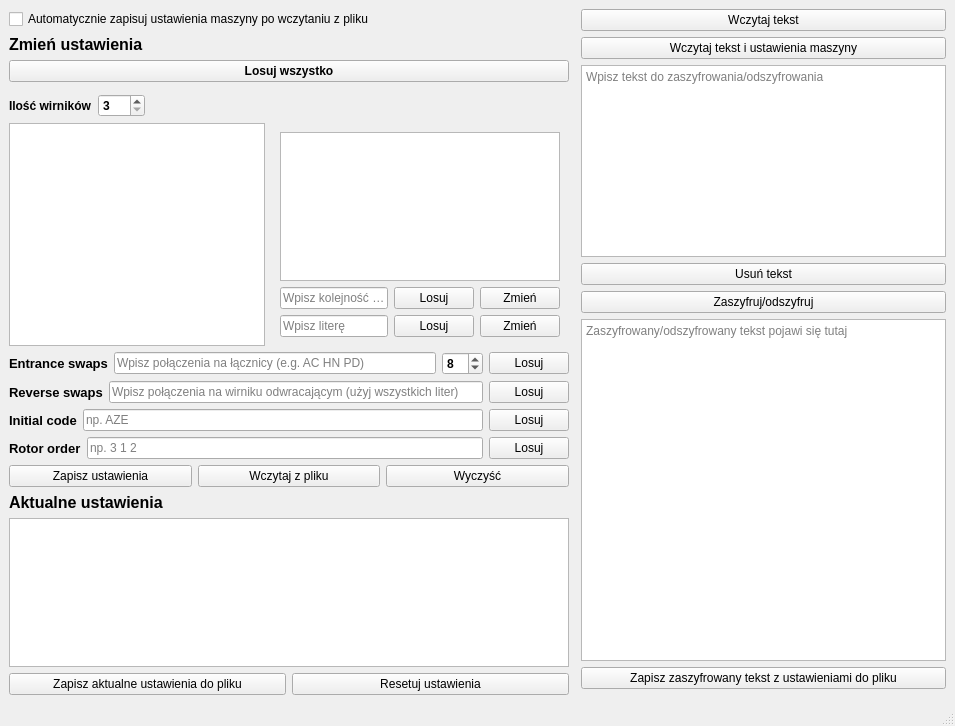
<?xml version="1.0" encoding="UTF-8"?>
<ui version="4.0">
 <class>MainWindow</class>
 <widget class="QMainWindow" name="MainWindow">
  <property name="geometry">
   <rect>
    <x>0</x>
    <y>0</y>
    <width>955</width>
    <height>726</height>
   </rect>
  </property>
  <property name="sizePolicy">
   <sizepolicy hsizetype="Expanding" vsizetype="Expanding">
    <horstretch>0</horstretch>
    <verstretch>0</verstretch>
   </sizepolicy>
  </property>
  <property name="font">
   <font>
    <weight>75</weight>
    <bold>true</bold>
   </font>
  </property>
  <property name="windowTitle">
   <string>Maszyna szyfrująca Enigma</string>
  </property>
  <property name="toolTipDuration">
   <number>0</number>
  </property>
  <widget class="QWidget" name="centralwidget">
   <property name="sizePolicy">
    <sizepolicy hsizetype="Expanding" vsizetype="Expanding">
     <horstretch>0</horstretch>
     <verstretch>0</verstretch>
    </sizepolicy>
   </property>
   <layout class="QGridLayout" name="gridLayout">
    <item row="0" column="2" rowspan="2">
     <layout class="QVBoxLayout" name="verticalLayout_3">
      <item>
       <widget class="QPushButton" name="loadTextButton">
        <property name="font">
         <font>
          <weight>50</weight>
          <bold>false</bold>
         </font>
        </property>
        <property name="text">
         <string>Wczytaj tekst</string>
        </property>
       </widget>
      </item>
      <item>
       <widget class="QPushButton" name="loadTextAndSettingsButton">
        <property name="font">
         <font>
          <weight>50</weight>
          <bold>false</bold>
         </font>
        </property>
        <property name="text">
         <string>Wczytaj tekst i ustawienia maszyny</string>
        </property>
       </widget>
      </item>
      <item>
       <widget class="QTextEdit" name="textEdit">
        <property name="sizePolicy">
         <sizepolicy hsizetype="Expanding" vsizetype="Minimum">
          <horstretch>0</horstretch>
          <verstretch>0</verstretch>
         </sizepolicy>
        </property>
        <property name="font">
         <font>
          <weight>50</weight>
          <bold>false</bold>
         </font>
        </property>
        <property name="placeholderText">
         <string>Wpisz tekst do zaszyfrowania/odszyfrowania</string>
        </property>
       </widget>
      </item>
      <item>
       <widget class="QPushButton" name="clearText">
        <property name="font">
         <font>
          <weight>50</weight>
          <bold>false</bold>
         </font>
        </property>
        <property name="text">
         <string>Usuń tekst</string>
        </property>
       </widget>
      </item>
      <item>
       <widget class="QPushButton" name="encryptButton">
        <property name="font">
         <font>
          <weight>50</weight>
          <bold>false</bold>
         </font>
        </property>
        <property name="text">
         <string>Zaszyfruj/odszyfruj</string>
        </property>
       </widget>
      </item>
      <item>
       <widget class="QTextBrowser" name="textShow">
        <property name="font">
         <font>
          <weight>50</weight>
          <bold>false</bold>
         </font>
        </property>
        <property name="placeholderText">
         <string>Zaszyfrowany/odszyfrowany tekst pojawi się tutaj</string>
        </property>
       </widget>
      </item>
      <item>
       <widget class="QPushButton" name="saveTextAndSettingsButton">
        <property name="font">
         <font>
          <weight>50</weight>
          <bold>false</bold>
         </font>
        </property>
        <property name="text">
         <string>Zapisz zaszyfrowany tekst z ustawieniami do pliku</string>
        </property>
       </widget>
      </item>
      <item>
       <widget class="QWidget" name="widget_3" native="true">
        <property name="sizePolicy">
         <sizepolicy hsizetype="Preferred" vsizetype="Preferred">
          <horstretch>0</horstretch>
          <verstretch>0</verstretch>
         </sizepolicy>
        </property>
       </widget>
      </item>
     </layout>
    </item>
    <item row="0" column="0">
     <layout class="QVBoxLayout" name="verticalLayout_2">
      <item>
       <widget class="QCheckBox" name="autoSave">
        <property name="font">
         <font>
          <weight>50</weight>
          <bold>false</bold>
         </font>
        </property>
        <property name="text">
         <string>Automatycznie zapisuj ustawienia maszyny po wczytaniu z pliku</string>
        </property>
       </widget>
      </item>
      <item>
       <widget class="QLabel" name="label_12">
        <property name="font">
         <font>
          <pointsize>12</pointsize>
         </font>
        </property>
        <property name="text">
         <string>Zmień ustawienia</string>
        </property>
       </widget>
      </item>
      <item>
       <widget class="QPushButton" name="randomSettings">
        <property name="text">
         <string>Losuj wszystko</string>
        </property>
       </widget>
      </item>
      <item>
       <layout class="QFormLayout" name="formLayout">
        <item row="0" column="0">
         <widget class="QWidget" name="widget" native="true"/>
        </item>
        <item row="1" column="0">
         <widget class="QLabel" name="label_13">
          <property name="sizePolicy">
           <sizepolicy hsizetype="Fixed" vsizetype="Minimum">
            <horstretch>0</horstretch>
            <verstretch>0</verstretch>
           </sizepolicy>
          </property>
          <property name="text">
           <string>Ilość wirników</string>
          </property>
         </widget>
        </item>
        <item row="1" column="1">
         <widget class="QSpinBox" name="rotorsNumber">
          <property name="sizePolicy">
           <sizepolicy hsizetype="Maximum" vsizetype="Fixed">
            <horstretch>0</horstretch>
            <verstretch>0</verstretch>
           </sizepolicy>
          </property>
          <property name="minimum">
           <number>3</number>
          </property>
          <property name="maximum">
           <number>100</number>
          </property>
         </widget>
        </item>
        <item row="2" column="0" colspan="2">
         <layout class="QGridLayout" name="gridLayout_2">
          <item row="0" column="0">
           <widget class="QListWidget" name="rotorsList"/>
          </item>
          <item row="0" column="1">
           <widget class="QStackedWidget" name="stackedWidget">
            <property name="currentIndex">
             <number>0</number>
            </property>
            <widget class="QWidget" name="page_3">
             <layout class="QGridLayout" name="gridLayout_3">
              <item row="2" column="0">
               <layout class="QHBoxLayout" name="horizontalLayout_4">
                <item>
                 <widget class="QLineEdit" name="rotationEdit">
                  <property name="font">
                   <font>
                    <weight>50</weight>
                    <bold>false</bold>
                   </font>
                  </property>
                  <property name="text">
                   <string/>
                  </property>
                  <property name="placeholderText">
                   <string>Wpisz literę</string>
                  </property>
                 </widget>
                </item>
                <item>
                 <widget class="QPushButton" name="drawAdditionalRotation">
                  <property name="font">
                   <font>
                    <weight>50</weight>
                    <bold>false</bold>
                   </font>
                  </property>
                  <property name="text">
                   <string>Losuj</string>
                  </property>
                 </widget>
                </item>
                <item>
                 <widget class="QPushButton" name="saveRotationButton">
                  <property name="enabled">
                   <bool>true</bool>
                  </property>
                  <property name="font">
                   <font>
                    <weight>50</weight>
                    <bold>false</bold>
                   </font>
                  </property>
                  <property name="text">
                   <string>Zmień</string>
                  </property>
                  <property name="checkable">
                   <bool>false</bool>
                  </property>
                 </widget>
                </item>
               </layout>
              </item>
              <item row="0" column="0">
               <widget class="QTextBrowser" name="rotorSettings">
                <property name="font">
                 <font>
                  <weight>50</weight>
                  <bold>false</bold>
                 </font>
                </property>
               </widget>
              </item>
              <item row="1" column="0">
               <layout class="QHBoxLayout" name="horizontalLayout_2">
                <item>
                 <widget class="QLineEdit" name="letterOrder">
                  <property name="font">
                   <font>
                    <weight>50</weight>
                    <bold>false</bold>
                   </font>
                  </property>
                  <property name="text">
                   <string/>
                  </property>
                  <property name="placeholderText">
                   <string>Wpisz kolejność liter</string>
                  </property>
                 </widget>
                </item>
                <item>
                 <widget class="QPushButton" name="drawLetterOrder">
                  <property name="sizePolicy">
                   <sizepolicy hsizetype="Maximum" vsizetype="Fixed">
                    <horstretch>0</horstretch>
                    <verstretch>0</verstretch>
                   </sizepolicy>
                  </property>
                  <property name="font">
                   <font>
                    <weight>50</weight>
                    <bold>false</bold>
                   </font>
                  </property>
                  <property name="text">
                   <string>Losuj</string>
                  </property>
                 </widget>
                </item>
                <item>
                 <widget class="QPushButton" name="saveLetterOrderButton">
                  <property name="enabled">
                   <bool>true</bool>
                  </property>
                  <property name="font">
                   <font>
                    <weight>50</weight>
                    <bold>false</bold>
                   </font>
                  </property>
                  <property name="text">
                   <string>Zmień</string>
                  </property>
                 </widget>
                </item>
               </layout>
              </item>
             </layout>
            </widget>
            <widget class="QWidget" name="page_4"/>
           </widget>
          </item>
         </layout>
        </item>
       </layout>
      </item>
      <item>
       <layout class="QVBoxLayout" name="verticalLayout">
        <item>
         <layout class="QHBoxLayout" name="horizontalLayout">
          <item>
           <widget class="QLabel" name="label_9">
            <property name="font">
             <font>
              <pointsize>10</pointsize>
             </font>
            </property>
            <property name="text">
             <string>Entrance swaps</string>
            </property>
           </widget>
          </item>
          <item>
           <widget class="QLineEdit" name="entranceSwapsText">
            <property name="font">
             <font>
              <weight>50</weight>
              <bold>false</bold>
             </font>
            </property>
            <property name="placeholderText">
             <string>Wpisz połączenia na łącznicy (e.g. AC HN PD)</string>
            </property>
           </widget>
          </item>
          <item>
           <widget class="QSpinBox" name="entranceSwaps">
            <property name="toolTipDuration">
             <number>-2</number>
            </property>
            <property name="maximum">
             <number>12</number>
            </property>
            <property name="value">
             <number>8</number>
            </property>
           </widget>
          </item>
          <item>
           <widget class="QPushButton" name="randomEntranceSwaps">
            <property name="font">
             <font>
              <weight>50</weight>
              <bold>false</bold>
             </font>
            </property>
            <property name="text">
             <string>Losuj</string>
            </property>
           </widget>
          </item>
         </layout>
        </item>
        <item>
         <layout class="QHBoxLayout" name="horizontalLayout_10">
          <item>
           <widget class="QLabel" name="label_10">
            <property name="font">
             <font>
              <pointsize>10</pointsize>
             </font>
            </property>
            <property name="text">
             <string>Reverse swaps</string>
            </property>
           </widget>
          </item>
          <item>
           <widget class="QLineEdit" name="reverseSwapsText">
            <property name="font">
             <font>
              <weight>50</weight>
              <bold>false</bold>
             </font>
            </property>
            <property name="text">
             <string/>
            </property>
            <property name="placeholderText">
             <string>Wpisz połączenia na wirniku odwracającym (użyj wszystkich liter)</string>
            </property>
           </widget>
          </item>
          <item>
           <widget class="QPushButton" name="randomReverseSwaps">
            <property name="font">
             <font>
              <weight>50</weight>
              <bold>false</bold>
             </font>
            </property>
            <property name="text">
             <string>Losuj</string>
            </property>
           </widget>
          </item>
         </layout>
        </item>
        <item>
         <layout class="QHBoxLayout" name="horizontalLayout_43">
          <item>
           <widget class="QLabel" name="label_19">
            <property name="sizePolicy">
             <sizepolicy hsizetype="Minimum" vsizetype="Preferred">
              <horstretch>0</horstretch>
              <verstretch>0</verstretch>
             </sizepolicy>
            </property>
            <property name="font">
             <font>
              <pointsize>10</pointsize>
             </font>
            </property>
            <property name="text">
             <string>Initial code</string>
            </property>
           </widget>
          </item>
          <item>
           <widget class="QLineEdit" name="textCode">
            <property name="sizePolicy">
             <sizepolicy hsizetype="Expanding" vsizetype="Maximum">
              <horstretch>0</horstretch>
              <verstretch>0</verstretch>
             </sizepolicy>
            </property>
            <property name="font">
             <font>
              <weight>50</weight>
              <bold>false</bold>
             </font>
            </property>
            <property name="text">
             <string/>
            </property>
            <property name="placeholderText">
             <string>np. AZE</string>
            </property>
           </widget>
          </item>
          <item>
           <widget class="QPushButton" name="randomCode">
            <property name="font">
             <font>
              <weight>50</weight>
              <bold>false</bold>
             </font>
            </property>
            <property name="text">
             <string>Losuj</string>
            </property>
           </widget>
          </item>
         </layout>
        </item>
        <item>
         <layout class="QHBoxLayout" name="horizontalLayout_12">
          <item>
           <widget class="QLabel" name="label_11">
            <property name="font">
             <font>
              <pointsize>10</pointsize>
             </font>
            </property>
            <property name="text">
             <string>Rotor order</string>
            </property>
           </widget>
          </item>
          <item>
           <widget class="QLineEdit" name="textRotorOrder">
            <property name="sizePolicy">
             <sizepolicy hsizetype="Expanding" vsizetype="Maximum">
              <horstretch>0</horstretch>
              <verstretch>0</verstretch>
             </sizepolicy>
            </property>
            <property name="font">
             <font>
              <weight>50</weight>
              <bold>false</bold>
             </font>
            </property>
            <property name="text">
             <string/>
            </property>
            <property name="placeholderText">
             <string>np. 3 1 2</string>
            </property>
           </widget>
          </item>
          <item>
           <widget class="QPushButton" name="randomOrder">
            <property name="font">
             <font>
              <weight>50</weight>
              <bold>false</bold>
             </font>
            </property>
            <property name="text">
             <string>Losuj</string>
            </property>
           </widget>
          </item>
         </layout>
        </item>
       </layout>
      </item>
      <item>
       <layout class="QHBoxLayout" name="horizontalLayout_14">
        <item>
         <widget class="QPushButton" name="saveSettings">
          <property name="font">
           <font>
            <weight>50</weight>
            <bold>false</bold>
           </font>
          </property>
          <property name="text">
           <string>Zapisz ustawienia</string>
          </property>
         </widget>
        </item>
        <item>
         <widget class="QPushButton" name="loadFileButton">
          <property name="font">
           <font>
            <weight>50</weight>
            <bold>false</bold>
           </font>
          </property>
          <property name="text">
           <string>Wczytaj z pliku</string>
          </property>
         </widget>
        </item>
        <item>
         <widget class="QPushButton" name="clearSettings">
          <property name="font">
           <font>
            <weight>50</weight>
            <bold>false</bold>
           </font>
          </property>
          <property name="text">
           <string>Wyczyść</string>
          </property>
         </widget>
        </item>
       </layout>
      </item>
     </layout>
    </item>
    <item row="1" column="0">
     <layout class="QVBoxLayout" name="verticalLayout_4">
      <item>
       <widget class="QLabel" name="label_14">
        <property name="font">
         <font>
          <pointsize>12</pointsize>
         </font>
        </property>
        <property name="text">
         <string>Aktualne ustawienia</string>
        </property>
       </widget>
      </item>
      <item>
       <widget class="QTextBrowser" name="textSettings">
        <property name="sizePolicy">
         <sizepolicy hsizetype="Expanding" vsizetype="Expanding">
          <horstretch>0</horstretch>
          <verstretch>0</verstretch>
         </sizepolicy>
        </property>
        <property name="font">
         <font>
          <weight>50</weight>
          <bold>false</bold>
         </font>
        </property>
       </widget>
      </item>
      <item>
       <layout class="QHBoxLayout" name="horizontalLayout_3">
        <item>
         <widget class="QPushButton" name="writeFileButton">
          <property name="font">
           <font>
            <weight>50</weight>
            <bold>false</bold>
           </font>
          </property>
          <property name="text">
           <string>Zapisz aktualne ustawienia do pliku</string>
          </property>
         </widget>
        </item>
        <item>
         <widget class="QPushButton" name="resetCurrentSettings">
          <property name="font">
           <font>
            <weight>50</weight>
            <bold>false</bold>
           </font>
          </property>
          <property name="text">
           <string>Resetuj ustawienia</string>
          </property>
         </widget>
        </item>
       </layout>
      </item>
     </layout>
    </item>
    <item row="0" column="1" rowspan="2">
     <widget class="QWidget" name="widget_2" native="true">
      <property name="sizePolicy">
       <sizepolicy hsizetype="Preferred" vsizetype="Expanding">
        <horstretch>0</horstretch>
        <verstretch>0</verstretch>
       </sizepolicy>
      </property>
     </widget>
    </item>
   </layout>
  </widget>
  <widget class="QMenuBar" name="menubar">
   <property name="geometry">
    <rect>
     <x>0</x>
     <y>0</y>
     <width>955</width>
     <height>21</height>
    </rect>
   </property>
  </widget>
  <widget class="QStatusBar" name="statusbar"/>
 </widget>
 <resources/>
 <connections/>
</ui>
